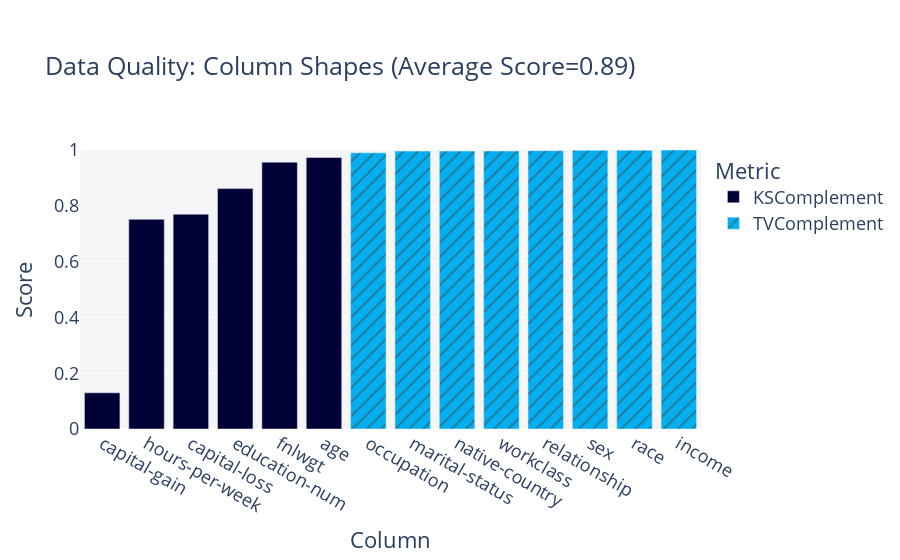

Here is the notebook cell this chart was saved with:
### Code cell
quality_report.get_visualization(property_name='Column Shapes').show(renderer="vscode")

### Figure 1 — Plotly figure (JSON) as saved in the notebook; plotly's stock layout.template omitted (floating-point values rounded to 4 significant figures)
{"data": [{"alignmentgroup": "True", "customdata": [["KSComplement"], ["KSComplement"], ["KSComplement"], ["KSComplement"], ["KSComplement"], ["KSComplement"]], "hovertemplate": "<b>%{hovertext}</b><br><br>Metric=%{customdata[0]}<br>Score=%{y}<extra></extra>", "hovertext": ["age", "fnlwgt", "education-num", "capital-gain", "capital-loss", "hours-per-week"], "legendgroup": "KSComplement", "marker": {"color": "#000036", "pattern": {"shape": ""}}, "name": "KSComplement", "offsetgroup": "KSComplement", "orientation": "v", "showlegend": true, "textposition": "auto", "type": "bar", "x": ["age", "fnlwgt", "education-num", "capital-gain", "capital-loss", "hours-per-week"], "xaxis": "x", "y": [0.9731, 0.9563, 0.8617, 0.1296, 0.77, 0.7515], "yaxis": "y"}, {"alignmentgroup": "True", "customdata": [["TVComplement"], ["TVComplement"], ["TVComplement"], ["TVComplement"], ["TVComplement"], ["TVComplement"], ["TVComplement"], ["TVComplement"]], "hovertemplate": "<b>%{hovertext}</b><br><br>Metric=%{customdata[0]}<br>Score=%{y}<extra></extra>", "hovertext": ["workclass", "marital-status", "occupation", "relationship", "race", "sex", "native-country", "income"], "legendgroup": "TVComplement", "marker": {"color": "#03AFF1", "pattern": {"shape": "/"}}, "name": "TVComplement", "offsetgroup": "TVComplement", "orientation": "v", "showlegend": true, "textposition": "auto", "type": "bar", "x": ["workclass", "marital-status", "occupation", "relationship", "race", "sex", "native-country", "income"], "xaxis": "x", "y": [0.9962, 0.996, 0.9897, 0.9976, 0.9992, 0.9987, 0.9961, 1], "yaxis": "y"}], "layout": {"barmode": "relative", "font": {"size": 18}, "legend": {"title": {"text": "Metric"}, "tracegroupgap": 0}, "margin": {"t": 150}, "plot_bgcolor": "#F5F5F8", "title": {"text": "Data Quality: Column Shapes (Average Score=0.89)"}, "xaxis": {"anchor": "y", "categoryorder": "total ascending", "domain": [0, 1], "title": {"text": "Column"}}, "yaxis": {"anchor": "x", "domain": [0, 1], "range": [0, 1], "title": {"text": "Score"}}}}
